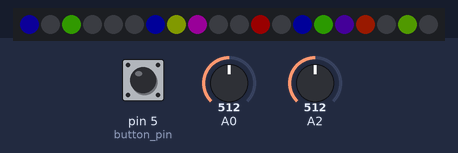
The sketch below on a simulated Teensy 4. Shown: 20 RGB LEDs in strip order, left to right. The test bench sets the inputs (shaded band); at power-on: pin 5 (button_pin) HIGH, A0 = 512, A2 = 512. Dim RGB values are drawn brighter than linear; random numbers use the default seed unless the sketch sets one.

Above: at 1.29 s.
1.3 s: pin 5 (button_pin) pulsed LOW 2 times (0.12 s each, 0.3 s apart)
At 2.9 s:
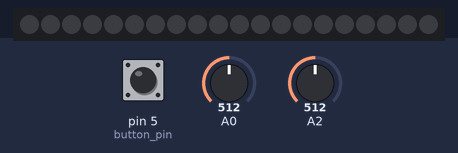
3.4 s: pin 5 (button_pin) pulled LOW for 0.15 s
At 3.52 s:
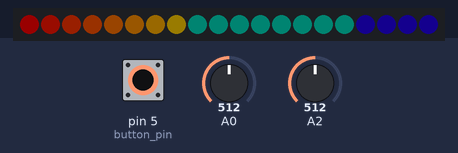
4.1 s: pin 5 (button_pin) pulled LOW for 1 s
At 4.78 s:
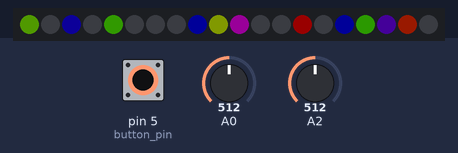
Timing chart, 0 to 7.1 s (numbered marks = the images above; inputs shaded):
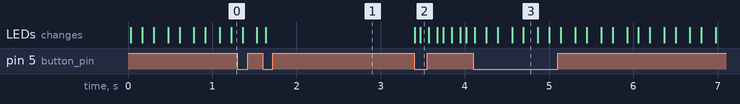

Measured:
- after the input at 3.4 s, the LEDs: first change at once (image 2 shows a later state)

The sketch:

Class_3_-_LED_tube_5_displaying_an_array.ino
```cpp
/*
  displaying a random array and use the button to step through modes
*/

//A special library must be used to communicate with the ws2812 addressable LED tube
// Download it here https://github.com/PaulStoffregen/WS2812Serial/archive/refs/heads/master.zip
// Then in Arduino go to "Sketch > Include libraries > Add .ZIP library..." and select the downloaded file.
// The standard LED libraries, like fastLED and adafruits neopixel, cause problems with the audio code we'll do later so this version is used

float max_brightness = .1; //change this to increase the max brightness of the LEDs. 1.0 is very bright

//Everything else can be left alone
#define num_of_leds 20 //number of LEDs in the tube
#include <WS2812Serial.h> //include the code from this file in our sketch  https://github.com/PaulStoffregen/WS2812Serial/archive/refs/heads/master.zip
#define led_data_pin 8 //only pins 1,5, and 8 can be used.
byte drawingMemory[num_of_leds * 3];
DMAMEM byte displayMemory[num_of_leds * 12];
WS2812Serial LEDs(num_of_leds, displayMemory, drawingMemory, led_data_pin, WS2812_GRB);

//then you can declare variables
unsigned long current_time;
unsigned long prev_time[8]; //an array of 8 variables all named "prev_time"
int latch[4];
//floats can hold decimal values
float lfo[4] = {1, 1, 1, 1}; //set them all to 1
int noodle; //an lfo with a cool name
int button_pin = 5;
int mode1 = 2;
int button_read;
int prev_button_read;
int array_loc;

float hue_array[20] = {.2, .3, .4, .2, .3, .4, .2, .3, .4, .5, .8, .8, .3, .4, .2, .3, .4, .5, .8, .8};
float bright_array[20];
float random_brightness;

void setup() {
  pinMode(button_pin, INPUT_PULLUP);

  LEDs.begin(); //must be done in setup for the addressable LEDs to work.
  //here is a basic way of writing to the LEDs.
  LEDs.setPixelColor(0, 0, 0, 0); //(LED number, red level, green level, blue level). All levels are 0-255
  LEDs.setPixelColor(1, 0, 0, 0);
  LEDs.show(); //send these values to the LEDs

  //for random not to return the same random sequence every time we give it a random number to start with
  // this should only be done once.
  randomSeed(analogRead(A8));

  //fill the arrays with random values
  for (int m = 0; m < 20; m++) {
    hue_array[m] = random(100) / 100.0;
    bright_array[m] = random(2); //random doesn't include highest number so its 0 or 1
  }

} //setup is over


void loop() {
  current_time = millis();

  prev_button_read = button_read;
  button_read = digitalRead(button_pin);

  if (prev_button_read == 1 && button_read == 0) {
    mode1++; //step through modes
    if (mode1 > 3) {
      mode1 = 0; //go back to 0 once it goes over 3
    }
  }

  if (current_time - prev_time[5] > 90) {
    prev_time[5] = current_time;
    random_brightness = random(100) / 99.0;
  }


  if (current_time - prev_time[4] > 150) {
    prev_time[4] = current_time;

    if (mode1 == 2) {
      noodle--;
    }
    if (mode1 == 3) {
      noodle++;
    }

    if (noodle > 19) {
      noodle = 0;
    }
    if (noodle < 0) {
      noodle = 19;
    }
  }

  if (current_time - prev_time[3] > 40) {
    prev_time[3] = current_time;

    lfo[1] = lfo[1] + 0.020;
    if (lfo[1] > 1.0) {
      lfo[1] -= 1.0;
    }

  }

  if (current_time - prev_time[2] > 1) {
    prev_time[2] = current_time;
    if (latch[0] == 1) {
      lfo[0] *= 1.005;
    }
    if (latch[0] == 0) {
      lfo[0] *= .995;
    }
    if (lfo[0] < .01) {
      lfo[0] = .01;
      latch[0] = 1;
    }

    if (lfo[0] > 1) {
      lfo[0] = 1;
      latch[0] = 0;
    }

  }

  if (current_time - prev_time[1] > 33) { //33 milliseconds is about 30 Hz, aka 30 fps
    prev_time[1] = current_time;

    float bright_pot = analogRead(A2) / 1023.0;

    //there's another function in this sketch bellow the loop which makes it easier to control the LEDs more info bellow the loop
    //set_LED(led to change, hue,saturation,brightness)

    int pot1 = analogRead(A0);
    int limit1 = map(pot1, 0, 1023, 0, 20);

    if (mode1 == 2 || mode1 == 3) { //if mode is 2 or 3 show the arrays
      for (int m = 0; m < 20; m++) {
        array_loc = m + noodle; //noodle controls scroll direction
        if (array_loc > 19) {
          array_loc -= 20; //don't reset it, loop it back around
        }
        set_LED(m, hue_array[array_loc], 1, bright_array[array_loc]);
      }
    }


    if (mode1 == 1) { //zones
      for (int m = 0; m < 8; m++) {
        float hue_modulation = m / 50.0;
        set_LED(m, hue_modulation, 1, 1);
      }

      for (int j = 8; j < 16; j++) {
        set_LED(j, .5, 1, random_brightness / 2.0);
      }

      for (int d = 16; d < 20; d++) {
        set_LED(d, .7, 1, random_brightness);
      }
    }

    if (mode1 == 0) { //turn everybody off
      for (int m = 0; m < 20; m++) {
        set_LED(m, 0, 0, 0);
      }
    }

    LEDs.show(); //send these values to the LEDs
  }

  if (current_time - prev_time[0] > 50 && 0) { //change to && 0 to not do this code
    prev_time[0] = current_time;

    Serial.println(noodle);

  }

}// loop is over


////////////////LED function

//This function is a little different than you might see in other libraries but it works pretty similar
// instead of 0-255 you see in other libraries this is all 0-1.0
// you can copy this to the bottom of any code as long as the declarations at the top in "led biz" are done

//set_LED(led to change, hue,saturation,value aka brightness)
// hue - 0 is red, then through the ROYGBIV to 1.0 as red again
// saturation - 0 is fully white, 1 is fully colored.
// value - 0 is off, 1 is the value set by max_brightness
// (it's not called brightness since, unlike in photoshop, we're going from black to fully lit up

//based on https://stackoverflow.com/questions/3018313/algorithm-to-convert-rgb-to-hsv-and-hsv-to-rgb-in-range-0-255-for-both

void set_LED(int pixel, float fh, float fs, float fv) {
  byte RedLight;
  byte GreenLight;
  byte BlueLight;

  if (fs > 1.0) {
    fs = 1.0;
  }

  if (fv > 1.0) {
    fv = 1.0;
  }

  //wrap the hue around but if it's over 100 or under -100 cap it at that
  if (fh > 100) {
    fh = 100;
  }

  if (fh < -100) {
    fh = -100;
  }
  //keep subtracting or adding 1 until it's in the range of 0-1.0

  while (fh > 1.0) {
    fh -= 1.0;
  }


  while (fh < 0) {
    fh += 1.0;
  }

  byte h = fh * 255;
  byte s = fs * 255;
  byte v = fv * max_brightness * 255;

  h = (h * 192) / 256;  // 0..191
  unsigned int i = h / 32;   // We want a value of 0 thru 5
  unsigned int f = (h % 32) * 8;   // 'fractional' part of 'i' 0..248 in jumps

  unsigned int sInv = 255 - s;
  unsigned int fInv = 255 - f;
  byte pv = v * sInv / 256;  // pv will be in range 0 - 255
  byte qv = v * (256 - s * f / 256) / 256;
  byte tv = v * (256 - s * fInv / 256) / 256;

  switch (i) {
    case 0:
      RedLight = v;
      GreenLight = tv;
      BlueLight = pv;
      break;
    case 1:
      RedLight = qv;
      GreenLight = v;
      BlueLight = pv;
      break;
    case 2:
      RedLight = pv;
      GreenLight = v;
      BlueLight = tv;
      break;
    case 3:
      RedLight = pv;
      GreenLight = qv;
      BlueLight = v;
      break;
    case 4:
      RedLight = tv;
      GreenLight = pv;
      BlueLight = v;
      break;
    case 5:
      RedLight = v;
      GreenLight = pv;
      BlueLight = qv;
      break;
  }
  LEDs.setPixelColor(pixel, RedLight, GreenLight, BlueLight);
}


////////////smooth function
//based on https://playground.arduino.cc/Main/DigitalSmooth/

#define filterSamples   17   // filterSamples should  be an odd number, no smaller than 3. Increase for more smoooothness
#define array_num 8 //number of different smooths we can take, one for each pot
int sensSmoothArray[array_num] [filterSamples];   // array for holding raw sensor values for sensor1

int smooth(int array_sel, int input) {
  int j, k, temp, top, bottom;
  long total;
  static int i;
  static int sorted[filterSamples];
  boolean done;

  i = (i + 1) % filterSamples;    // increment counter and roll over if necc. -  % (modulo operator) rolls over variable
  sensSmoothArray[array_sel][i] = input;                 // input new data into the oldest slot

  // Serial.print("raw = ");

  for (j = 0; j < filterSamples; j++) { // transfer data array into anther array for sorting and averaging
    sorted[j] = sensSmoothArray[array_sel][j];
  }

  done = 0;                // flag to know when we're done sorting
  while (done != 1) {      // simple swap sort, sorts numbers from lowest to highest
    done = 1;
    for (j = 0; j < (filterSamples - 1); j++) {
      if (sorted[j] > sorted[j + 1]) {    // numbers are out of order - swap
        temp = sorted[j + 1];
        sorted [j + 1] =  sorted[j] ;
        sorted [j] = temp;
        done = 0;
      }
    }
  }

  // throw out top and bottom 15% of samples - limit to throw out at least one from top and bottom
  bottom = max(((filterSamples * 15)  / 100), 1);
  top = min((((filterSamples * 85) / 100) + 1  ), (filterSamples - 1));   // the + 1 is to make up for asymmetry caused by integer rounding
  k = 0;
  total = 0;
  for ( j = bottom; j < top; j++) {
    total += sorted[j];  // total remaining indices
    k++;
  }

  return total / k;    // divide by number of samples
}
```
